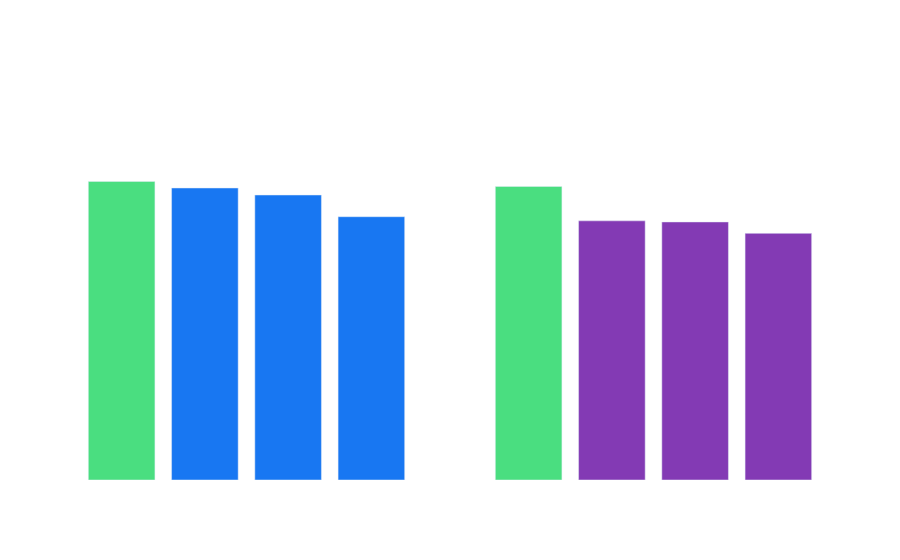

Notebook code for this chart:
### Code cell
fig = make_subplots(rows=1, cols=2,
                    subplot_titles=["R² — Performance Score Models",
                                    "R² — Engagement Rate Models"])

colors_ps = ["#4ade80" if m == best_ps else BRAND_BLUE for m in ps_df["Model"]]
colors_er = ["#4ade80" if m == best_er else BRAND_PURPLE for m in er_df["Model"]]

fig.add_trace(go.Bar(
    x=ps_df["Model"], y=ps_df["R2"],
    marker_color=colors_ps,
    text=ps_df["R2"].round(3), textposition="outside"
), row=1, col=1)

fig.add_trace(go.Bar(
    x=er_df["Model"], y=er_df["R2"],
    marker_color=colors_er,
    text=er_df["R2"].round(3), textposition="outside"
), row=1, col=2)

fig.update_layout(
    title="Model Comparison — Performance Score vs Engagement Rate",
    showlegend=False,
    yaxis=dict(range=[0, 1.15]),
    yaxis2=dict(range=[0, 1.15]),
    plot_bgcolor="rgba(0,0,0,0)",
    paper_bgcolor="rgba(0,0,0,0)",
    font_color="rgba(255,255,255,0.8)"
)
fig.show()

### Figure 1 — Plotly figure (JSON) as saved in the notebook; plotly's stock layout.template omitted (floating-point values rounded to 4 significant figures)
{"data": [{"marker": {"color": ["#4ade80", "#1877F2", "#1877F2", "#1877F2"]}, "text": [0.904, 0.884, 0.862, 0.797], "textposition": "outside", "type": "bar", "x": ["Gradient Boosting", "Linear Regression", "Ridge Regression", "Random Forest"], "xaxis": "x", "y": [0.9035, 0.8837, 0.8625, 0.7968], "yaxis": "y"}, {"marker": {"color": ["#4ade80", "#833AB4", "#833AB4", "#833AB4"]}, "text": [0.888, 0.784, 0.781, 0.746], "textposition": "outside", "type": "bar", "x": ["Gradient Boosting", "Linear Regression", "Random Forest", "Ridge Regression"], "xaxis": "x2", "y": [0.8883, 0.7843, 0.7809, 0.7464], "yaxis": "y2"}], "layout": {"annotations": [{"font": {"size": 16}, "showarrow": false, "text": "R² — Performance Score Models", "x": 0.225, "xanchor": "center", "xref": "paper", "y": 1, "yanchor": "bottom", "yref": "paper"}, {"font": {"size": 16}, "showarrow": false, "text": "R² — Engagement Rate Models", "x": 0.775, "xanchor": "center", "xref": "paper", "y": 1, "yanchor": "bottom", "yref": "paper"}], "font": {"color": "rgba(255,255,255,0.8)"}, "paper_bgcolor": "rgba(0,0,0,0)", "plot_bgcolor": "rgba(0,0,0,0)", "showlegend": false, "title": {"text": "Model Comparison — Performance Score vs Engagement Rate"}, "xaxis": {"anchor": "y", "domain": [0, 0.45]}, "xaxis2": {"anchor": "y2", "domain": [0.55, 1]}, "yaxis": {"anchor": "x", "domain": [0, 1], "range": [0, 1.15]}, "yaxis2": {"anchor": "x2", "domain": [0, 1], "range": [0, 1.15]}}}
